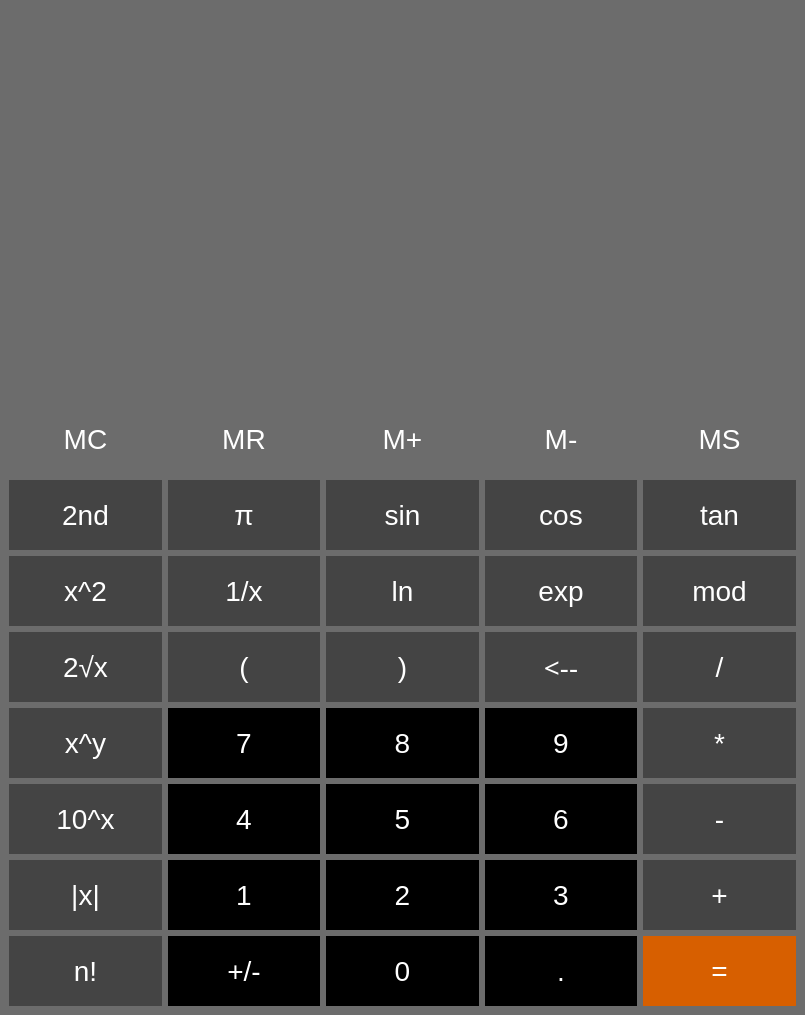
<?xml version="1.0" encoding="UTF-8"?>
<ui version="4.0">
 <class>MainWindow</class>
 <widget class="QMainWindow" name="MainWindow">
  <property name="geometry">
   <rect>
    <x>0</x>
    <y>0</y>
    <width>805</width>
    <height>1015</height>
   </rect>
  </property>
  <property name="sizePolicy">
   <sizepolicy hsizetype="Expanding" vsizetype="MinimumExpanding">
    <horstretch>0</horstretch>
    <verstretch>0</verstretch>
   </sizepolicy>
  </property>
  <property name="windowTitle">
   <string>MainWindow</string>
  </property>
  <property name="windowOpacity">
   <double>0.900000000000000</double>
  </property>
  <property name="styleSheet">
   <string notr="true">background-color: rgba(108,108,108);
border-color: rgb(255, 255, 255);
border: 1px;
color: rgb(255, 255, 255);
font-size: 28px;
</string>
  </property>
  <widget class="QWidget" name="centralwidget">
   <layout class="QGridLayout" name="gridLayout_2">
    <item row="0" column="0">
     <widget class="QLineEdit" name="lineEdit">
      <property name="sizePolicy">
       <sizepolicy hsizetype="Expanding" vsizetype="Expanding">
        <horstretch>0</horstretch>
        <verstretch>0</verstretch>
       </sizepolicy>
      </property>
      <property name="styleSheet">
       <string notr="true">color: rgb(255, 255, 255);
font-size: 60px;
</string>
      </property>
      <property name="alignment">
       <set>Qt::AlignBottom|Qt::AlignRight|Qt::AlignTrailing</set>
      </property>
     </widget>
    </item>
    <item row="1" column="1">
     <layout class="QVBoxLayout" name="verticalLayout"/>
    </item>
    <item row="2" column="0" colspan="2">
     <layout class="QGridLayout" name="gridLayout">
      <property name="sizeConstraint">
       <enum>QLayout::SetFixedSize</enum>
      </property>
      <item row="2" column="0">
       <layout class="QHBoxLayout" name="horizontalLayout_2">
        <item>
         <widget class="QPushButton" name="Square">
          <property name="sizePolicy">
           <sizepolicy hsizetype="Expanding" vsizetype="Expanding">
            <horstretch>0</horstretch>
            <verstretch>0</verstretch>
           </sizepolicy>
          </property>
          <property name="minimumSize">
           <size>
            <width>0</width>
            <height>70</height>
           </size>
          </property>
          <property name="styleSheet">
           <string notr="true">background-color: rgba(68,68,68);
border-color: rgb(255, 255, 255);
border: 0px;
color: rgb(255, 255, 255);
font-size: 28px;
</string>
          </property>
          <property name="text">
           <string>x^2</string>
          </property>
          <property name="flat">
           <bool>true</bool>
          </property>
         </widget>
        </item>
        <item>
         <widget class="QPushButton" name="reciprocal">
          <property name="sizePolicy">
           <sizepolicy hsizetype="Expanding" vsizetype="Expanding">
            <horstretch>0</horstretch>
            <verstretch>0</verstretch>
           </sizepolicy>
          </property>
          <property name="minimumSize">
           <size>
            <width>0</width>
            <height>70</height>
           </size>
          </property>
          <property name="styleSheet">
           <string notr="true">background-color: rgba(68,68,68);
border-color: rgb(255, 255, 255);
border: 0px;
color: rgb(255, 255, 255);
font-size: 28px;
</string>
          </property>
          <property name="text">
           <string>1/x</string>
          </property>
          <property name="flat">
           <bool>true</bool>
          </property>
         </widget>
        </item>
        <item>
         <widget class="QPushButton" name="Ln">
          <property name="sizePolicy">
           <sizepolicy hsizetype="Expanding" vsizetype="Expanding">
            <horstretch>0</horstretch>
            <verstretch>0</verstretch>
           </sizepolicy>
          </property>
          <property name="minimumSize">
           <size>
            <width>0</width>
            <height>70</height>
           </size>
          </property>
          <property name="styleSheet">
           <string notr="true">background-color: rgba(68,68,68);
border-color: rgb(255, 255, 255);
border: 0px;
color: rgb(255, 255, 255);
font-size: 28px;
</string>
          </property>
          <property name="text">
           <string>ln</string>
          </property>
          <property name="flat">
           <bool>true</bool>
          </property>
         </widget>
        </item>
        <item>
         <widget class="QPushButton" name="Exp">
          <property name="sizePolicy">
           <sizepolicy hsizetype="Expanding" vsizetype="Expanding">
            <horstretch>0</horstretch>
            <verstretch>0</verstretch>
           </sizepolicy>
          </property>
          <property name="minimumSize">
           <size>
            <width>0</width>
            <height>70</height>
           </size>
          </property>
          <property name="styleSheet">
           <string notr="true">background-color: rgba(68,68,68);
border-color: rgb(255, 255, 255);
border: 0px;
color: rgb(255, 255, 255);
font-size: 28px;
</string>
          </property>
          <property name="text">
           <string>exp</string>
          </property>
          <property name="flat">
           <bool>true</bool>
          </property>
         </widget>
        </item>
        <item>
         <widget class="QPushButton" name="Mod">
          <property name="sizePolicy">
           <sizepolicy hsizetype="Expanding" vsizetype="Expanding">
            <horstretch>0</horstretch>
            <verstretch>0</verstretch>
           </sizepolicy>
          </property>
          <property name="minimumSize">
           <size>
            <width>0</width>
            <height>70</height>
           </size>
          </property>
          <property name="styleSheet">
           <string notr="true">background-color: rgba(68,68,68);
border-color: rgb(255, 255, 255);
border: 0px;
color: rgb(255, 255, 255);
font-size: 28px;
</string>
          </property>
          <property name="text">
           <string>mod</string>
          </property>
          <property name="flat">
           <bool>true</bool>
          </property>
         </widget>
        </item>
       </layout>
      </item>
      <item row="3" column="0">
       <layout class="QHBoxLayout" name="horizontalLayout_3">
        <item>
         <widget class="QPushButton" name="Sqrt">
          <property name="sizePolicy">
           <sizepolicy hsizetype="Expanding" vsizetype="Expanding">
            <horstretch>0</horstretch>
            <verstretch>0</verstretch>
           </sizepolicy>
          </property>
          <property name="minimumSize">
           <size>
            <width>0</width>
            <height>70</height>
           </size>
          </property>
          <property name="styleSheet">
           <string notr="true">background-color: rgba(68,68,68);
border-color: rgb(255, 255, 255);
border: 0px;
color: rgb(255, 255, 255);
font-size: 28px;
</string>
          </property>
          <property name="text">
           <string>2√x</string>
          </property>
          <property name="flat">
           <bool>true</bool>
          </property>
         </widget>
        </item>
        <item>
         <widget class="QPushButton" name="leftparenthsis">
          <property name="sizePolicy">
           <sizepolicy hsizetype="Expanding" vsizetype="Expanding">
            <horstretch>0</horstretch>
            <verstretch>0</verstretch>
           </sizepolicy>
          </property>
          <property name="minimumSize">
           <size>
            <width>0</width>
            <height>70</height>
           </size>
          </property>
          <property name="styleSheet">
           <string notr="true">background-color: rgba(68,68,68);
border-color: rgb(255, 255, 255);
border: 0px;
color: rgb(255, 255, 255);
font-size: 28px;
</string>
          </property>
          <property name="text">
           <string>(</string>
          </property>
          <property name="flat">
           <bool>true</bool>
          </property>
         </widget>
        </item>
        <item>
         <widget class="QPushButton" name="rightparenthsis">
          <property name="sizePolicy">
           <sizepolicy hsizetype="Expanding" vsizetype="Expanding">
            <horstretch>0</horstretch>
            <verstretch>0</verstretch>
           </sizepolicy>
          </property>
          <property name="minimumSize">
           <size>
            <width>0</width>
            <height>70</height>
           </size>
          </property>
          <property name="styleSheet">
           <string notr="true">background-color: rgba(68,68,68);
border-color: rgb(255, 255, 255);
border: 0px;
color: rgb(255, 255, 255);
font-size: 28px;

</string>
          </property>
          <property name="text">
           <string>)</string>
          </property>
          <property name="flat">
           <bool>true</bool>
          </property>
         </widget>
        </item>
        <item>
         <widget class="QPushButton" name="clean">
          <property name="sizePolicy">
           <sizepolicy hsizetype="Expanding" vsizetype="Expanding">
            <horstretch>0</horstretch>
            <verstretch>0</verstretch>
           </sizepolicy>
          </property>
          <property name="minimumSize">
           <size>
            <width>0</width>
            <height>70</height>
           </size>
          </property>
          <property name="font">
           <font>
            <family>JetBrains Mono</family>
            <pointsize>-1</pointsize>
            <kerning>true</kerning>
           </font>
          </property>
          <property name="styleSheet">
           <string notr="true">background-color: rgba(68,68,68);
border-color: rgb(255, 255, 255);
border: 0px;
color: rgb(255, 255, 255);
font-size: 28px;
</string>
          </property>
          <property name="text">
           <string>&lt;--</string>
          </property>
          <property name="checkable">
           <bool>false</bool>
          </property>
          <property name="autoRepeat">
           <bool>false</bool>
          </property>
          <property name="autoExclusive">
           <bool>false</bool>
          </property>
          <property name="autoDefault">
           <bool>false</bool>
          </property>
          <property name="default">
           <bool>false</bool>
          </property>
          <property name="flat">
           <bool>true</bool>
          </property>
         </widget>
        </item>
        <item>
         <widget class="QPushButton" name="Divide">
          <property name="sizePolicy">
           <sizepolicy hsizetype="Expanding" vsizetype="Expanding">
            <horstretch>0</horstretch>
            <verstretch>0</verstretch>
           </sizepolicy>
          </property>
          <property name="minimumSize">
           <size>
            <width>0</width>
            <height>70</height>
           </size>
          </property>
          <property name="styleSheet">
           <string notr="true">background-color: rgba(68,68,68);
border-color: rgb(255, 255, 255);
border: 0px;
color: rgb(255, 255, 255);
font-size: 28px;
</string>
          </property>
          <property name="text">
           <string>/</string>
          </property>
          <property name="flat">
           <bool>true</bool>
          </property>
         </widget>
        </item>
       </layout>
      </item>
      <item row="4" column="0">
       <layout class="QHBoxLayout" name="horizontalLayout_4">
        <item>
         <widget class="QPushButton" name="Pow">
          <property name="sizePolicy">
           <sizepolicy hsizetype="Expanding" vsizetype="Expanding">
            <horstretch>0</horstretch>
            <verstretch>0</verstretch>
           </sizepolicy>
          </property>
          <property name="minimumSize">
           <size>
            <width>0</width>
            <height>70</height>
           </size>
          </property>
          <property name="styleSheet">
           <string notr="true">background-color: rgba(68,68,68);
border-color: rgb(255, 255, 255);
border: 0px;
color: rgb(255, 255, 255);
font-size: 28px;
</string>
          </property>
          <property name="text">
           <string>x^y</string>
          </property>
          <property name="flat">
           <bool>true</bool>
          </property>
         </widget>
        </item>
        <item>
         <widget class="QPushButton" name="seven">
          <property name="sizePolicy">
           <sizepolicy hsizetype="Expanding" vsizetype="Expanding">
            <horstretch>0</horstretch>
            <verstretch>0</verstretch>
           </sizepolicy>
          </property>
          <property name="minimumSize">
           <size>
            <width>0</width>
            <height>70</height>
           </size>
          </property>
          <property name="styleSheet">
           <string notr="true">background-color: rgba(0,0,0);
border-color: rgb(255, 255, 255);
border: 0px;
color: rgb(255, 255, 255);
font-size: 28px;</string>
          </property>
          <property name="text">
           <string>7</string>
          </property>
          <property name="flat">
           <bool>true</bool>
          </property>
         </widget>
        </item>
        <item>
         <widget class="QPushButton" name="eight">
          <property name="sizePolicy">
           <sizepolicy hsizetype="Expanding" vsizetype="Expanding">
            <horstretch>0</horstretch>
            <verstretch>0</verstretch>
           </sizepolicy>
          </property>
          <property name="minimumSize">
           <size>
            <width>0</width>
            <height>70</height>
           </size>
          </property>
          <property name="styleSheet">
           <string notr="true">background-color: rgba(0,0,0);
border-color: rgb(255, 255, 255);
border: 0px;
color: rgb(255, 255, 255);
font-size: 28px;</string>
          </property>
          <property name="text">
           <string>8</string>
          </property>
          <property name="flat">
           <bool>true</bool>
          </property>
         </widget>
        </item>
        <item>
         <widget class="QPushButton" name="nine">
          <property name="sizePolicy">
           <sizepolicy hsizetype="Expanding" vsizetype="Expanding">
            <horstretch>0</horstretch>
            <verstretch>0</verstretch>
           </sizepolicy>
          </property>
          <property name="minimumSize">
           <size>
            <width>0</width>
            <height>70</height>
           </size>
          </property>
          <property name="styleSheet">
           <string notr="true">background-color: rgba(0,0,0);
border-color: rgb(255, 255, 255);
border: 0px;
color: rgb(255, 255, 255);
font-size: 28px;</string>
          </property>
          <property name="text">
           <string>9</string>
          </property>
          <property name="flat">
           <bool>true</bool>
          </property>
         </widget>
        </item>
        <item>
         <widget class="QPushButton" name="Times">
          <property name="sizePolicy">
           <sizepolicy hsizetype="Expanding" vsizetype="Expanding">
            <horstretch>0</horstretch>
            <verstretch>0</verstretch>
           </sizepolicy>
          </property>
          <property name="minimumSize">
           <size>
            <width>0</width>
            <height>70</height>
           </size>
          </property>
          <property name="styleSheet">
           <string notr="true">background-color: rgba(68,68,68);
border-color: rgb(255, 255, 255);
border: 0px;
color: rgb(255, 255, 255);
font-size: 28px;
</string>
          </property>
          <property name="text">
           <string>*</string>
          </property>
          <property name="flat">
           <bool>true</bool>
          </property>
         </widget>
        </item>
       </layout>
      </item>
      <item row="5" column="0">
       <layout class="QHBoxLayout" name="horizontalLayout_5">
        <item>
         <widget class="QPushButton" name="TenPow">
          <property name="sizePolicy">
           <sizepolicy hsizetype="Expanding" vsizetype="Expanding">
            <horstretch>0</horstretch>
            <verstretch>0</verstretch>
           </sizepolicy>
          </property>
          <property name="minimumSize">
           <size>
            <width>0</width>
            <height>70</height>
           </size>
          </property>
          <property name="styleSheet">
           <string notr="true">background-color: rgba(68,68,68);
border-color: rgb(255, 255, 255);
border: 0px;
color: rgb(255, 255, 255);
font-size: 28px;
</string>
          </property>
          <property name="text">
           <string>10^x</string>
          </property>
          <property name="flat">
           <bool>true</bool>
          </property>
         </widget>
        </item>
        <item>
         <widget class="QPushButton" name="four">
          <property name="sizePolicy">
           <sizepolicy hsizetype="Expanding" vsizetype="Expanding">
            <horstretch>0</horstretch>
            <verstretch>0</verstretch>
           </sizepolicy>
          </property>
          <property name="minimumSize">
           <size>
            <width>0</width>
            <height>70</height>
           </size>
          </property>
          <property name="styleSheet">
           <string notr="true">background-color: rgba(0,0,0);
border-color: rgb(255, 255, 255);
border: 0px;
color: rgb(255, 255, 255);
font-size: 28px;</string>
          </property>
          <property name="text">
           <string>4</string>
          </property>
          <property name="flat">
           <bool>true</bool>
          </property>
         </widget>
        </item>
        <item>
         <widget class="QPushButton" name="five">
          <property name="sizePolicy">
           <sizepolicy hsizetype="Expanding" vsizetype="Expanding">
            <horstretch>0</horstretch>
            <verstretch>0</verstretch>
           </sizepolicy>
          </property>
          <property name="minimumSize">
           <size>
            <width>0</width>
            <height>70</height>
           </size>
          </property>
          <property name="styleSheet">
           <string notr="true">background-color: rgba(0,0,0);
border-color: rgb(255, 255, 255);
border: 0px;
color: rgb(255, 255, 255);
font-size: 28px;</string>
          </property>
          <property name="text">
           <string>5</string>
          </property>
          <property name="flat">
           <bool>true</bool>
          </property>
         </widget>
        </item>
        <item>
         <widget class="QPushButton" name="six">
          <property name="sizePolicy">
           <sizepolicy hsizetype="Expanding" vsizetype="Expanding">
            <horstretch>0</horstretch>
            <verstretch>0</verstretch>
           </sizepolicy>
          </property>
          <property name="minimumSize">
           <size>
            <width>0</width>
            <height>70</height>
           </size>
          </property>
          <property name="styleSheet">
           <string notr="true">background-color: rgba(0,0,0);
border-color: rgb(255, 255, 255);
border: 0px;
color: rgb(255, 255, 255);
font-size: 28px;</string>
          </property>
          <property name="text">
           <string>6</string>
          </property>
          <property name="flat">
           <bool>true</bool>
          </property>
         </widget>
        </item>
        <item>
         <widget class="QPushButton" name="Minus">
          <property name="sizePolicy">
           <sizepolicy hsizetype="Expanding" vsizetype="Expanding">
            <horstretch>0</horstretch>
            <verstretch>0</verstretch>
           </sizepolicy>
          </property>
          <property name="minimumSize">
           <size>
            <width>0</width>
            <height>70</height>
           </size>
          </property>
          <property name="styleSheet">
           <string notr="true">background-color: rgba(68,68,68);
border-color: rgb(255, 255, 255);
border: 0px;
color: rgb(255, 255, 255);
font-size: 28px;
</string>
          </property>
          <property name="text">
           <string>-</string>
          </property>
          <property name="flat">
           <bool>true</bool>
          </property>
         </widget>
        </item>
       </layout>
      </item>
      <item row="6" column="0">
       <layout class="QHBoxLayout" name="horizontalLayout_6">
        <item>
         <widget class="QPushButton" name="Abs">
          <property name="sizePolicy">
           <sizepolicy hsizetype="Expanding" vsizetype="Expanding">
            <horstretch>0</horstretch>
            <verstretch>0</verstretch>
           </sizepolicy>
          </property>
          <property name="minimumSize">
           <size>
            <width>0</width>
            <height>70</height>
           </size>
          </property>
          <property name="styleSheet">
           <string notr="true">background-color: rgba(68,68,68);
border-color: rgb(255, 255, 255);
border: 0px;
color: rgb(255, 255, 255);
font-size: 28px;
</string>
          </property>
          <property name="text">
           <string>|x|</string>
          </property>
          <property name="flat">
           <bool>true</bool>
          </property>
         </widget>
        </item>
        <item>
         <widget class="QPushButton" name="one">
          <property name="sizePolicy">
           <sizepolicy hsizetype="Expanding" vsizetype="Expanding">
            <horstretch>0</horstretch>
            <verstretch>0</verstretch>
           </sizepolicy>
          </property>
          <property name="minimumSize">
           <size>
            <width>0</width>
            <height>70</height>
           </size>
          </property>
          <property name="styleSheet">
           <string notr="true">background-color: rgba(0,0,0);
border-color: rgb(255, 255, 255);
border: 0px;
color: rgb(255, 255, 255);
font-size: 28px;</string>
          </property>
          <property name="text">
           <string>1</string>
          </property>
          <property name="flat">
           <bool>true</bool>
          </property>
         </widget>
        </item>
        <item>
         <widget class="QPushButton" name="two">
          <property name="sizePolicy">
           <sizepolicy hsizetype="Expanding" vsizetype="Expanding">
            <horstretch>0</horstretch>
            <verstretch>0</verstretch>
           </sizepolicy>
          </property>
          <property name="minimumSize">
           <size>
            <width>0</width>
            <height>70</height>
           </size>
          </property>
          <property name="styleSheet">
           <string notr="true">background-color: rgba(0,0,0);
border-color: rgb(255, 255, 255);
border: 0px;
color: rgb(255, 255, 255);
font-size: 28px;background-color: rgba(0,0,0);
border-color: rgb(255, 255, 255);
border: 0px;
color: rgb(255, 255, 255);
font-size: 28px;background-color: rgba(0,0,0);
border-color: rgb(255, 255, 255);
border: 0px;
color: rgb(255, 255, 255);
font-size: 28px;background-color: rgba(0,0,0);
border-color: rgb(255, 255, 255);
border: 0px;
color: rgb(255, 255, 255);
font-size: 28px;background-color: rgba(0,0,0);
border-color: rgb(255, 255, 255);
border: 0px;
color: rgb(255, 255, 255);
font-size: 28px;</string>
          </property>
          <property name="text">
           <string>2</string>
          </property>
          <property name="flat">
           <bool>true</bool>
          </property>
         </widget>
        </item>
        <item>
         <widget class="QPushButton" name="three">
          <property name="sizePolicy">
           <sizepolicy hsizetype="Expanding" vsizetype="Expanding">
            <horstretch>0</horstretch>
            <verstretch>0</verstretch>
           </sizepolicy>
          </property>
          <property name="minimumSize">
           <size>
            <width>0</width>
            <height>70</height>
           </size>
          </property>
          <property name="styleSheet">
           <string notr="true">background-color: rgba(0,0,0);
border-color: rgb(255, 255, 255);
border: 0px;
color: rgb(255, 255, 255);
font-size: 28px;</string>
          </property>
          <property name="text">
           <string>3</string>
          </property>
          <property name="flat">
           <bool>true</bool>
          </property>
         </widget>
        </item>
        <item>
         <widget class="QPushButton" name="Plus">
          <property name="sizePolicy">
           <sizepolicy hsizetype="Expanding" vsizetype="Expanding">
            <horstretch>0</horstretch>
            <verstretch>0</verstretch>
           </sizepolicy>
          </property>
          <property name="minimumSize">
           <size>
            <width>0</width>
            <height>70</height>
           </size>
          </property>
          <property name="styleSheet">
           <string notr="true">background-color: rgba(68,68,68);
border-color: rgb(255, 255, 255);
border: 0px;
color: rgb(255, 255, 255);
font-size: 28px;
</string>
          </property>
          <property name="text">
           <string>+</string>
          </property>
          <property name="flat">
           <bool>true</bool>
          </property>
         </widget>
        </item>
       </layout>
      </item>
      <item row="7" column="0">
       <layout class="QHBoxLayout" name="horizontalLayout_7">
        <item>
         <widget class="QPushButton" name="Fractorial">
          <property name="sizePolicy">
           <sizepolicy hsizetype="Expanding" vsizetype="Expanding">
            <horstretch>0</horstretch>
            <verstretch>0</verstretch>
           </sizepolicy>
          </property>
          <property name="minimumSize">
           <size>
            <width>0</width>
            <height>70</height>
           </size>
          </property>
          <property name="styleSheet">
           <string notr="true">background-color: rgba(68,68,68);
border-color: rgb(255, 255, 255);
border: 0px;
color: rgb(255, 255, 255);
font-size: 28px;
</string>
          </property>
          <property name="text">
           <string>n!</string>
          </property>
          <property name="flat">
           <bool>true</bool>
          </property>
         </widget>
        </item>
        <item>
         <widget class="QPushButton" name="negate">
          <property name="sizePolicy">
           <sizepolicy hsizetype="Expanding" vsizetype="Expanding">
            <horstretch>0</horstretch>
            <verstretch>0</verstretch>
           </sizepolicy>
          </property>
          <property name="minimumSize">
           <size>
            <width>0</width>
            <height>70</height>
           </size>
          </property>
          <property name="styleSheet">
           <string notr="true">background-color: rgba(0,0,0);
border-color: rgb(255, 255, 255);
border: 0px;
color: rgb(255, 255, 255);
font-size: 28px;</string>
          </property>
          <property name="text">
           <string>+/-</string>
          </property>
          <property name="flat">
           <bool>true</bool>
          </property>
         </widget>
        </item>
        <item>
         <widget class="QPushButton" name="zero">
          <property name="sizePolicy">
           <sizepolicy hsizetype="Expanding" vsizetype="Expanding">
            <horstretch>0</horstretch>
            <verstretch>0</verstretch>
           </sizepolicy>
          </property>
          <property name="minimumSize">
           <size>
            <width>0</width>
            <height>70</height>
           </size>
          </property>
          <property name="styleSheet">
           <string notr="true">background-color: rgba(0,0,0);
border-color: rgb(255, 255, 255);
border: 0px;
color: rgb(255, 255, 255);
font-size: 28px;</string>
          </property>
          <property name="text">
           <string>0</string>
          </property>
          <property name="flat">
           <bool>true</bool>
          </property>
         </widget>
        </item>
        <item>
         <widget class="QPushButton" name="point">
          <property name="sizePolicy">
           <sizepolicy hsizetype="Expanding" vsizetype="Expanding">
            <horstretch>0</horstretch>
            <verstretch>0</verstretch>
           </sizepolicy>
          </property>
          <property name="minimumSize">
           <size>
            <width>0</width>
            <height>70</height>
           </size>
          </property>
          <property name="styleSheet">
           <string notr="true">background-color: rgba(0,0,0);
border-color: rgb(255, 255, 255);
border: 0px;
color: rgb(255, 255, 255);
font-size: 28px;</string>
          </property>
          <property name="text">
           <string>.</string>
          </property>
          <property name="flat">
           <bool>true</bool>
          </property>
         </widget>
        </item>
        <item>
         <widget class="QPushButton" name="equal">
          <property name="sizePolicy">
           <sizepolicy hsizetype="Expanding" vsizetype="Expanding">
            <horstretch>0</horstretch>
            <verstretch>0</verstretch>
           </sizepolicy>
          </property>
          <property name="minimumSize">
           <size>
            <width>0</width>
            <height>70</height>
           </size>
          </property>
          <property name="styleSheet">
           <string notr="true">background-color: rgba(215,95,0);
border-color: rgb(255, 255, 255);
border: 0px;
color: rgb(255, 255, 255);
font-size: 28px;
</string>
          </property>
          <property name="text">
           <string>=</string>
          </property>
          <property name="flat">
           <bool>true</bool>
          </property>
         </widget>
        </item>
       </layout>
      </item>
      <item row="1" column="0">
       <layout class="QHBoxLayout" name="horizontalLayout">
        <item>
         <widget class="QPushButton" name="twond">
          <property name="sizePolicy">
           <sizepolicy hsizetype="Expanding" vsizetype="Expanding">
            <horstretch>0</horstretch>
            <verstretch>0</verstretch>
           </sizepolicy>
          </property>
          <property name="minimumSize">
           <size>
            <width>0</width>
            <height>70</height>
           </size>
          </property>
          <property name="styleSheet">
           <string notr="true">background-color: rgba(68,68,68);
border-color: rgb(255, 255, 255);
border: 0px;
color: rgb(255, 255, 255);
font-size: 28px;
</string>
          </property>
          <property name="text">
           <string>2nd</string>
          </property>
          <property name="flat">
           <bool>true</bool>
          </property>
         </widget>
        </item>
        <item>
         <widget class="QPushButton" name="Pi">
          <property name="sizePolicy">
           <sizepolicy hsizetype="Expanding" vsizetype="Expanding">
            <horstretch>0</horstretch>
            <verstretch>0</verstretch>
           </sizepolicy>
          </property>
          <property name="minimumSize">
           <size>
            <width>0</width>
            <height>70</height>
           </size>
          </property>
          <property name="styleSheet">
           <string notr="true">background-color: rgba(68,68,68);
border-color: rgb(255, 255, 255);
border: 0px;
color: rgb(255, 255, 255);
font-size: 28px;
</string>
          </property>
          <property name="text">
           <string>π</string>
          </property>
          <property name="flat">
           <bool>true</bool>
          </property>
         </widget>
        </item>
        <item>
         <widget class="QPushButton" name="Sin">
          <property name="sizePolicy">
           <sizepolicy hsizetype="Expanding" vsizetype="Expanding">
            <horstretch>0</horstretch>
            <verstretch>0</verstretch>
           </sizepolicy>
          </property>
          <property name="minimumSize">
           <size>
            <width>0</width>
            <height>70</height>
           </size>
          </property>
          <property name="styleSheet">
           <string notr="true">background-color: rgba(68,68,68);
border-color: rgb(255, 255, 255);
border: 0px;
color: rgb(255, 255, 255);
font-size: 28px;
</string>
          </property>
          <property name="text">
           <string>sin</string>
          </property>
          <property name="flat">
           <bool>true</bool>
          </property>
         </widget>
        </item>
        <item>
         <widget class="QPushButton" name="Cos">
          <property name="sizePolicy">
           <sizepolicy hsizetype="Expanding" vsizetype="Expanding">
            <horstretch>0</horstretch>
            <verstretch>0</verstretch>
           </sizepolicy>
          </property>
          <property name="minimumSize">
           <size>
            <width>0</width>
            <height>70</height>
           </size>
          </property>
          <property name="styleSheet">
           <string notr="true">background-color: rgba(68,68,68);
border-color: rgb(255, 255, 255);
border: 0px;
color: rgb(255, 255, 255);
font-size: 28px;
</string>
          </property>
          <property name="text">
           <string>cos</string>
          </property>
          <property name="flat">
           <bool>true</bool>
          </property>
         </widget>
        </item>
        <item>
         <widget class="QPushButton" name="Tan">
          <property name="sizePolicy">
           <sizepolicy hsizetype="Expanding" vsizetype="Expanding">
            <horstretch>0</horstretch>
            <verstretch>0</verstretch>
           </sizepolicy>
          </property>
          <property name="minimumSize">
           <size>
            <width>0</width>
            <height>70</height>
           </size>
          </property>
          <property name="styleSheet">
           <string notr="true">background-color: rgba(68,68,68);
border-color: rgb(255, 255, 255);
border: 0px;
color: rgb(255, 255, 255);
font-size: 28px;
</string>
          </property>
          <property name="text">
           <string>tan</string>
          </property>
          <property name="flat">
           <bool>true</bool>
          </property>
         </widget>
        </item>
       </layout>
      </item>
      <item row="0" column="0">
       <layout class="QHBoxLayout" name="horizontalLayout_8">
        <item>
         <widget class="QPushButton" name="MC">
          <property name="sizePolicy">
           <sizepolicy hsizetype="Expanding" vsizetype="Expanding">
            <horstretch>0</horstretch>
            <verstretch>0</verstretch>
           </sizepolicy>
          </property>
          <property name="minimumSize">
           <size>
            <width>0</width>
            <height>70</height>
           </size>
          </property>
          <property name="text">
           <string>MC</string>
          </property>
          <property name="flat">
           <bool>true</bool>
          </property>
         </widget>
        </item>
        <item>
         <widget class="QPushButton" name="MR">
          <property name="sizePolicy">
           <sizepolicy hsizetype="Expanding" vsizetype="Expanding">
            <horstretch>0</horstretch>
            <verstretch>0</verstretch>
           </sizepolicy>
          </property>
          <property name="minimumSize">
           <size>
            <width>0</width>
            <height>70</height>
           </size>
          </property>
          <property name="text">
           <string>MR</string>
          </property>
          <property name="flat">
           <bool>true</bool>
          </property>
         </widget>
        </item>
        <item>
         <widget class="QPushButton" name="Mplus">
          <property name="sizePolicy">
           <sizepolicy hsizetype="Expanding" vsizetype="Expanding">
            <horstretch>0</horstretch>
            <verstretch>0</verstretch>
           </sizepolicy>
          </property>
          <property name="minimumSize">
           <size>
            <width>0</width>
            <height>70</height>
           </size>
          </property>
          <property name="text">
           <string>M+</string>
          </property>
          <property name="flat">
           <bool>true</bool>
          </property>
         </widget>
        </item>
        <item>
         <widget class="QPushButton" name="Mminus">
          <property name="sizePolicy">
           <sizepolicy hsizetype="Expanding" vsizetype="Expanding">
            <horstretch>0</horstretch>
            <verstretch>0</verstretch>
           </sizepolicy>
          </property>
          <property name="minimumSize">
           <size>
            <width>0</width>
            <height>70</height>
           </size>
          </property>
          <property name="text">
           <string>M-</string>
          </property>
          <property name="flat">
           <bool>true</bool>
          </property>
         </widget>
        </item>
        <item>
         <widget class="QPushButton" name="MS">
          <property name="sizePolicy">
           <sizepolicy hsizetype="Expanding" vsizetype="Expanding">
            <horstretch>0</horstretch>
            <verstretch>0</verstretch>
           </sizepolicy>
          </property>
          <property name="minimumSize">
           <size>
            <width>0</width>
            <height>70</height>
           </size>
          </property>
          <property name="text">
           <string>MS</string>
          </property>
          <property name="flat">
           <bool>true</bool>
          </property>
         </widget>
        </item>
       </layout>
      </item>
     </layout>
    </item>
   </layout>
  </widget>
 </widget>
 <resources/>
 <connections/>
</ui>
